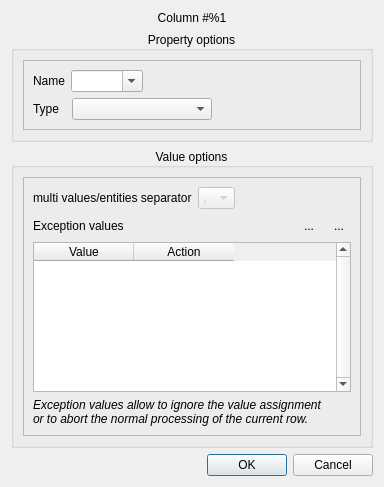
<?xml version="1.0" encoding="UTF-8"?>
<ui version="4.0">
 <class>CSVPropertyDialog</class>
 <widget class="QDialog" name="CSVPropertyDialog">
  <property name="geometry">
   <rect>
    <x>0</x>
    <y>0</y>
    <width>384</width>
    <height>487</height>
   </rect>
  </property>
  <property name="windowTitle">
   <string>Column import options</string>
  </property>
  <property name="modal">
   <bool>true</bool>
  </property>
  <layout class="QVBoxLayout" name="verticalLayout_2">
   <item>
    <layout class="QVBoxLayout" name="verticalLayout_3">
     <item>
      <widget class="QLabel" name="label">
       <property name="layoutDirection">
        <enum>Qt::LeftToRight</enum>
       </property>
       <property name="text">
        <string>Column #%1</string>
       </property>
       <property name="alignment">
        <set>Qt::AlignCenter</set>
       </property>
      </widget>
     </item>
     <item>
      <widget class="QGroupBox" name="groupBox">
       <property name="title">
        <string>Property options</string>
       </property>
       <property name="alignment">
        <set>Qt::AlignCenter</set>
       </property>
       <layout class="QVBoxLayout" name="verticalLayout">
        <item>
         <widget class="QFrame" name="frame_3">
          <property name="frameShape">
           <enum>QFrame::StyledPanel</enum>
          </property>
          <property name="frameShadow">
           <enum>QFrame::Raised</enum>
          </property>
          <layout class="QVBoxLayout" name="verticalLayout_7">
           <item>
            <layout class="QHBoxLayout" name="horizontalLayout_2">
             <item>
              <widget class="QLabel" name="label_2">
               <property name="toolTip">
                <string>edit the name of the property</string>
               </property>
               <property name="text">
                <string>Name</string>
               </property>
              </widget>
             </item>
             <item>
              <widget class="QComboBox" name="nameCB">
               <property name="toolTip">
                <string>edit the name of the property</string>
               </property>
               <property name="editable">
                <bool>true</bool>
               </property>
               <property name="sizeAdjustPolicy">
                <enum>QComboBox::AdjustToContents</enum>
               </property>
              </widget>
             </item>
             <item>
              <spacer name="horizontalSpacer">
               <property name="orientation">
                <enum>Qt::Horizontal</enum>
               </property>
               <property name="sizeHint" stdset="0">
                <size>
                 <width>40</width>
                 <height>20</height>
                </size>
               </property>
              </spacer>
             </item>
            </layout>
           </item>
           <item>
            <layout class="QHBoxLayout" name="horizontalLayout">
             <item>
              <widget class="QLabel" name="label_3">
               <property name="toolTip">
                <string>select the data type</string>
               </property>
               <property name="text">
                <string>Type  </string>
               </property>
              </widget>
             </item>
             <item>
              <widget class="QComboBox" name="typeCB">
               <property name="sizePolicy">
                <sizepolicy hsizetype="Expanding" vsizetype="Fixed">
                 <horstretch>0</horstretch>
                 <verstretch>0</verstretch>
                </sizepolicy>
               </property>
               <property name="toolTip">
                <string>select the data type</string>
               </property>
              </widget>
             </item>
             <item>
              <spacer name="horizontalSpacer_3">
               <property name="orientation">
                <enum>Qt::Horizontal</enum>
               </property>
               <property name="sizeHint" stdset="0">
                <size>
                 <width>40</width>
                 <height>20</height>
                </size>
               </property>
              </spacer>
             </item>
            </layout>
           </item>
          </layout>
         </widget>
        </item>
       </layout>
      </widget>
     </item>
     <item>
      <widget class="QGroupBox" name="groupBox_2">
       <property name="title">
        <string>Value options</string>
       </property>
       <property name="alignment">
        <set>Qt::AlignCenter</set>
       </property>
       <layout class="QVBoxLayout" name="verticalLayout_4">
        <item>
         <widget class="QFrame" name="valuePropertiesFrame">
          <property name="frameShape">
           <enum>QFrame::StyledPanel</enum>
          </property>
          <property name="frameShadow">
           <enum>QFrame::Raised</enum>
          </property>
          <layout class="QVBoxLayout" name="verticalLayout_5">
           <item>
            <layout class="QHBoxLayout" name="horizontalLayout_4">
             <item>
              <widget class="QLabel" name="label_7">
               <property name="toolTip">
                <string>&lt;html&gt;&lt;head/&gt;&lt;body&gt;&lt;p&gt;In case of a multi values column(corresponding to a Talipot vector property), select the character used to separate two consecutive values.&lt;/p&gt;&lt;/body&gt;&lt;/html&gt;</string>
               </property>
               <property name="text">
                <string>multi values/entities separator</string>
               </property>
              </widget>
             </item>
             <item>
              <widget class="QComboBox" name="separatorCB">
               <property name="enabled">
                <bool>false</bool>
               </property>
               <property name="sizePolicy">
                <sizepolicy hsizetype="Fixed" vsizetype="Fixed">
                 <horstretch>0</horstretch>
                 <verstretch>0</verstretch>
                </sizepolicy>
               </property>
               <property name="toolTip">
                <string>&lt;html&gt;&lt;head/&gt;&lt;body&gt;&lt;p&gt;In case of a multi values column(corresponding to a Talipot vector property), select the character used to separate two consecutive values.&lt;/p&gt;&lt;/body&gt;&lt;/html&gt;</string>
               </property>
               <property name="sizeAdjustPolicy">
                <enum>QComboBox::AdjustToContents</enum>
               </property>
               <item>
                <property name="text">
                 <string>,</string>
                </property>
               </item>
               <item>
                <property name="text">
                 <string>;</string>
                </property>
               </item>
               <item>
                <property name="text">
                 <string>|</string>
                </property>
               </item>
               <item>
                <property name="text">
                 <string>/</string>
                </property>
               </item>
               <item>
                <property name="text">
                 <string>\</string>
                </property>
               </item>
               <item>
                <property name="text">
                 <string>!</string>
                </property>
               </item>
               <item>
                <property name="text">
                 <string>-</string>
                </property>
               </item>
               <item>
                <property name="text">
                 <string>+</string>
                </property>
               </item>
               <item>
                <property name="text">
                 <string>*</string>
                </property>
               </item>
               <item>
                <property name="text">
                 <string>.</string>
                </property>
               </item>
               <item>
                <property name="text">
                 <string>:</string>
                </property>
               </item>
               <item>
                <property name="text">
                 <string>'</string>
                </property>
               </item>
              </widget>
             </item>
             <item>
              <spacer name="horizontalSpacer_2">
               <property name="orientation">
                <enum>Qt::Horizontal</enum>
               </property>
               <property name="sizeHint" stdset="0">
                <size>
                 <width>40</width>
                 <height>20</height>
                </size>
               </property>
              </spacer>
             </item>
            </layout>
           </item>
           <item>
            <layout class="QHBoxLayout" name="horizontalLayout_5">
             <item>
              <widget class="QLabel" name="exceptionsLabel">
               <property name="text">
                <string>Exception values</string>
               </property>
              </widget>
             </item>
             <item>
              <widget class="QToolButton" name="addExceptionButton">
               <property name="toolTip">
                <string>add a new exception value</string>
               </property>
               <property name="text">
                <string>...</string>
               </property>
               <property name="autoRaise">
                <bool>true</bool>
               </property>
              </widget>
             </item>
             <item>
              <widget class="QToolButton" name="delCurrentExceptionButton">
               <property name="toolTip">
                <string>remove the currently selected exception value</string>
               </property>
               <property name="text">
                <string>...</string>
               </property>
               <property name="autoRaise">
                <bool>true</bool>
               </property>
              </widget>
             </item>
            </layout>
           </item>
           <item>
            <widget class="QTableWidget" name="exceptionTableWidget">
             <property name="verticalScrollBarPolicy">
              <enum>Qt::ScrollBarAlwaysOn</enum>
             </property>
             <property name="horizontalScrollBarPolicy">
              <enum>Qt::ScrollBarAlwaysOff</enum>
             </property>
             <property name="selectionMode">
              <enum>QAbstractItemView::SingleSelection</enum>
             </property>
             <property name="selectionBehavior">
              <enum>QAbstractItemView::SelectRows</enum>
             </property>
             <property name="columnCount">
              <number>2</number>
             </property>
             <attribute name="horizontalHeaderHighlightSections">
              <bool>false</bool>
             </attribute>
             <attribute name="horizontalHeaderStretchLastSection">
              <bool>false</bool>
             </attribute>
             <attribute name="verticalHeaderVisible">
              <bool>false</bool>
             </attribute>
             <attribute name="verticalHeaderHighlightSections">
              <bool>false</bool>
             </attribute>
             <column>
              <property name="text">
               <string>Value</string>
              </property>
             </column>
             <column>
              <property name="text">
               <string>Action</string>
              </property>
             </column>
            </widget>
           </item>
           <item>
            <widget class="QLabel" name="exceptionsCommentsLabel">
             <property name="text">
              <string>&lt;html&gt;&lt;head/&gt;&lt;body&gt;&lt;p&gt;&lt;span style=&quot; font-size:9pt; font-style:italic;&quot;&gt;Exception values allow to ignore the value assignment&lt;br/&gt;or to abort the normal processing of the current row.&lt;/span&gt;&lt;/p&gt;&lt;/body&gt;&lt;/html&gt;</string>
             </property>
            </widget>
           </item>
          </layout>
         </widget>
        </item>
       </layout>
      </widget>
     </item>
     <item>
      <spacer name="verticalSpacer">
       <property name="orientation">
        <enum>Qt::Vertical</enum>
       </property>
       <property name="sizeHint" stdset="0">
        <size>
         <width>20</width>
         <height>40</height>
        </size>
       </property>
      </spacer>
     </item>
    </layout>
   </item>
   <item>
    <widget class="QDialogButtonBox" name="buttonBox">
     <property name="orientation">
      <enum>Qt::Horizontal</enum>
     </property>
     <property name="standardButtons">
      <set>QDialogButtonBox::Cancel|QDialogButtonBox::Ok</set>
     </property>
    </widget>
   </item>
  </layout>
 </widget>
 <resources>
  <include location="../resources/TalipotGUIResource.qrc"/>
 </resources>
 <connections>
  <connection>
   <sender>buttonBox</sender>
   <signal>accepted()</signal>
   <receiver>CSVPropertyDialog</receiver>
   <slot>accept()</slot>
   <hints>
    <hint type="sourcelabel">
     <x>248</x>
     <y>254</y>
    </hint>
    <hint type="destinationlabel">
     <x>157</x>
     <y>274</y>
    </hint>
   </hints>
  </connection>
  <connection>
   <sender>buttonBox</sender>
   <signal>rejected()</signal>
   <receiver>CSVPropertyDialog</receiver>
   <slot>reject()</slot>
   <hints>
    <hint type="sourcelabel">
     <x>316</x>
     <y>260</y>
    </hint>
    <hint type="destinationlabel">
     <x>286</x>
     <y>274</y>
    </hint>
   </hints>
  </connection>
 </connections>
</ui>
